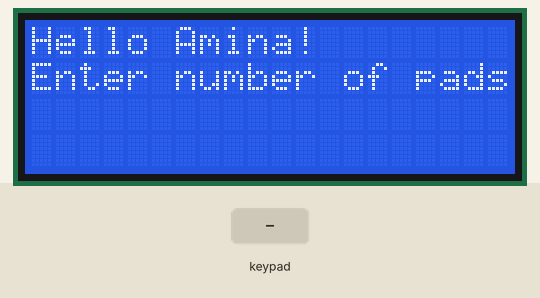
Simulated run of this sketch. Board: Arduino Mega 2560, built with avr-gcc and run on an emulated ATmega2560. Parts: 20×4 character LCD. The inputs (shaded band) are chosen by the test bench.

Above: at 1.2 s.
1.3 s: keypad keys 2 2 2 3 2 4 2 5 # pressed 0.4 s apart
At 5.7 s:
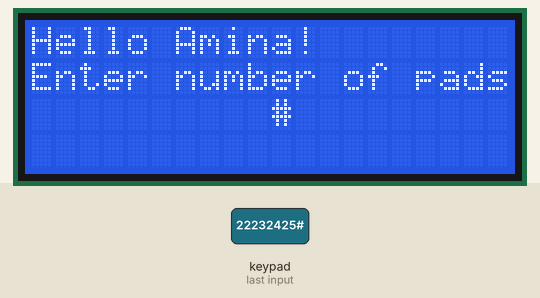
6.4 s: key 'A' pressed
At 7.1 s:
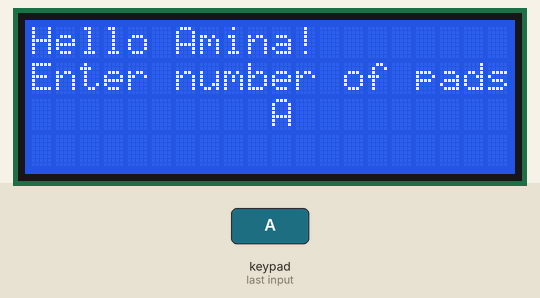
7.9 s: key 'B' pressed
9.4 s: keypad keys 2 2 2 3 2 4 2 5 * pressed 0.4 s apart
At 12.41 s:
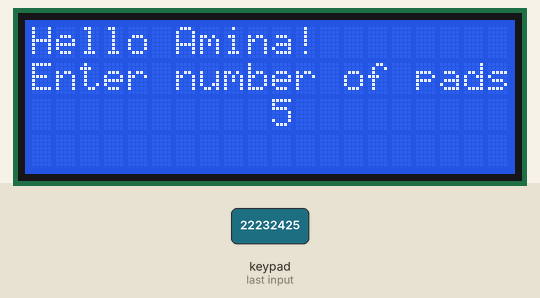
14.5 s: key 'C' pressed
16.0 s: keypad keys 2 2 2 3 2 4 2 5 D pressed 0.4 s apart
At 16.9 s:
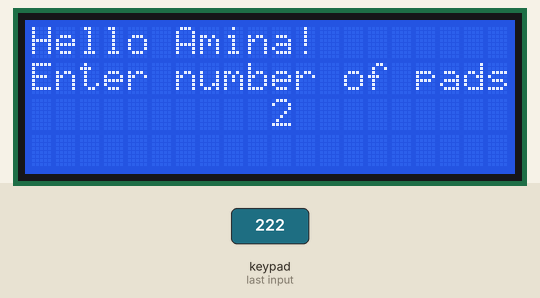
Timing chart, 0 to 19.0 s (numbered marks = the images above; inputs shaded):
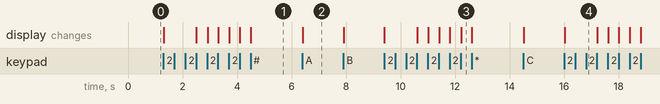

The sketch:

lcd_keypad.ino
```cpp
#include <Keypad.h>
#include <LiquidCrystal.h>

LiquidCrystal lcd(1,2,4,5,6,7);

const byte ROWS = 4;
const byte COLS = 4;
char keys[ROWS][COLS] = {
  {'1','2','3','A'},
  {'4','5','6','B'},
  {'7','8','9','C'},
  {'*','0','#','D'}
};

byte rowPins[ROWS] = {22, 23, 24, 25};
byte colPins[COLS] = {26, 27, 28, 29};

Keypad mykeypad = Keypad( makeKeymap(keys), rowPins, colPins, ROWS, COLS );

void setup(){
  lcd.begin(20,4);
}

void loop(){
  char key = mykeypad.getKey();
   if (key!=NO_KEY){
    lcd.setCursor(10,2);
    lcd.leftToRight();
    lcd.print(key);
  }
  lcd.setCursor(0,0);
  lcd.print("Hello Amina!");
  lcd.setCursor(0,1);
  lcd.print("Enter number of pads");

  }
```

Measured:
- after the input at 1.3 s, the display: first changes at once (image 1 shows a later state)
- after the input at 6.4 s, the display: changes at once (image 2)
- after the input at 9.4 s, the display: first changes at once (image 3 shows a later state)
- after the input at 16.0 s, the display: changes at once (image 4)
